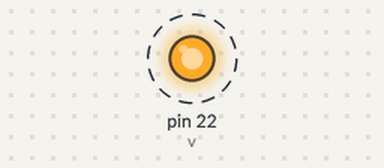
A sketch run on a simulated Arduino Mega 2560, built with avr-gcc and run on an emulated ATmega2560. On the bench: output pins drawn as LEDs (lit = HIGH). Dashed ring = blinking.

Above: at 0.5 s.
Timing chart, 0 to 4.6 s (numbered marks = the images above):
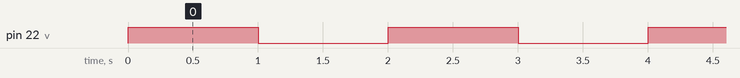

Measured:
- by itself, pin 22 (v): alternates HIGH for 1.0 s and LOW for 1.0 s

The sketch:

Flashing_light.ino
```cpp
int v = 22;

void setup() {
  pinMode(v,OUTPUT); //توضیحات پروژه

}

void loop() {
  digitalWrite(v,HIGH); //روشن کردن چراغ
  delay(1000); //یک ثانیه ایستادن
  digitalWrite(v,LOW); //خاموش کردن چراغ
  delay(1000); //یک ثانیه ایستادن
}
```
